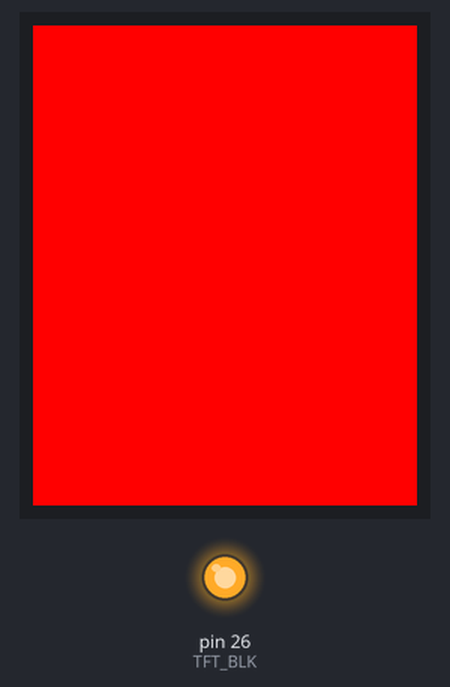
Simulated run of this sketch. Board: Arduino Mega 2560, built for the host (arithmetic inside an expression is 32-bit, double 64-bit). Shown: 128×160 colour display, output pins drawn as LEDs (lit = HIGH).

Above: at 0.2 s.
At 0.8 s:
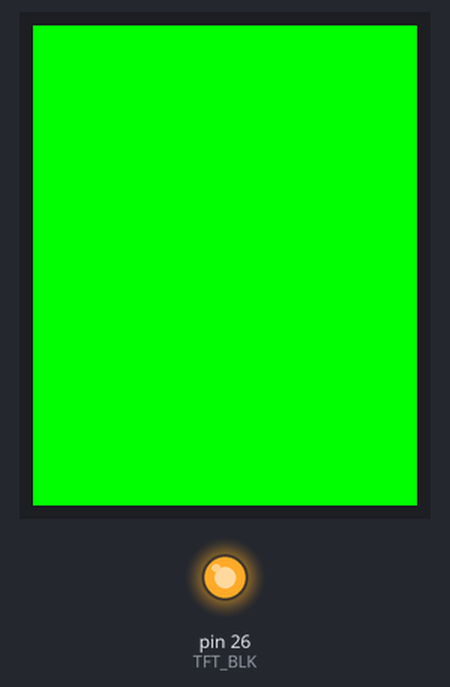
At 1.5 s:
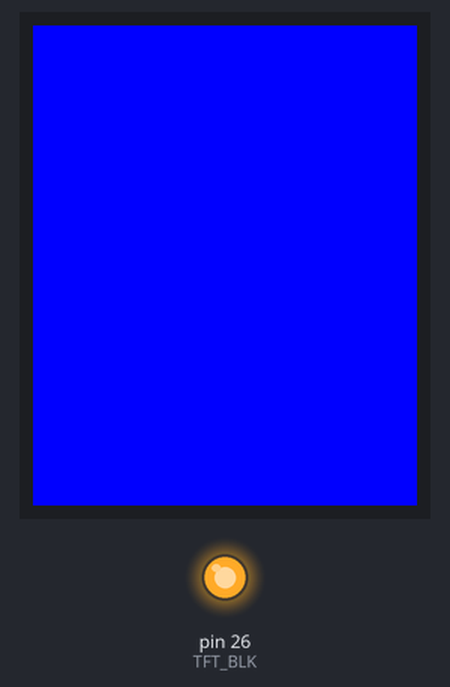
At 2.1 s:
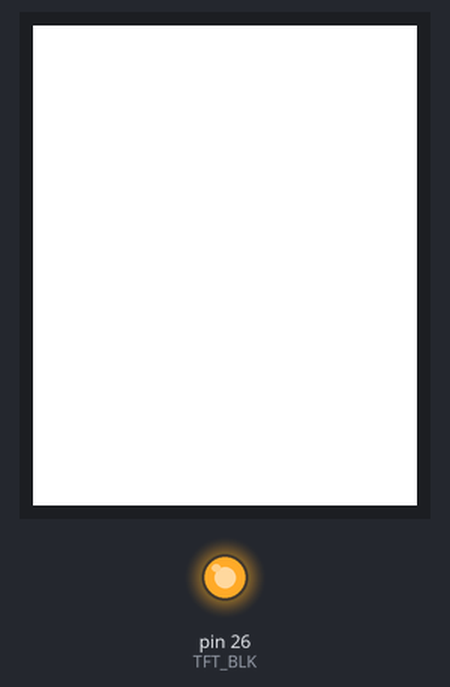
At 2.7 s:
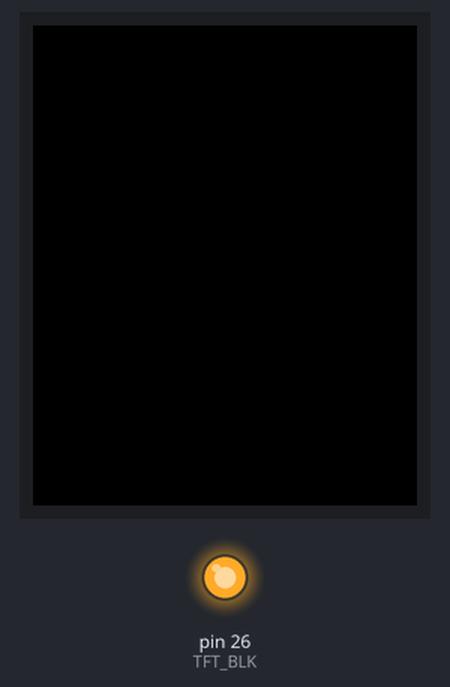
At 3.3 s:
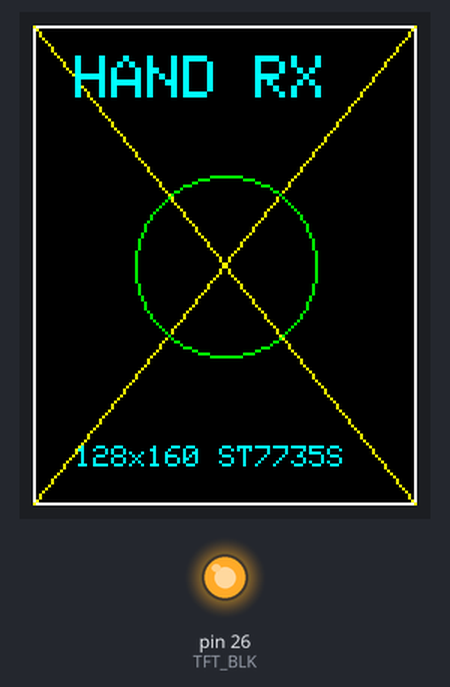

The sketch:

display_test.ino
```cpp
#include <SPI.h>
#include <Adafruit_GFX.h>
#include <Adafruit_ST7735.h>

#define TFT_SCLK 47
#define TFT_MOSI 35
#define TFT_CS   36
#define TFT_DC   48
#define TFT_RST  38
#define TFT_BLK  26

Adafruit_ST7735 tft(&SPI, TFT_CS, TFT_DC, TFT_RST);

void setup() {
  Serial.begin(115200);
  pinMode(TFT_BLK, OUTPUT);
  digitalWrite(TFT_BLK, HIGH);        // backlight on (if dark, try LOW)

  SPI.begin(TFT_SCLK, -1, TFT_MOSI, TFT_CS);
  tft.initR(INITR_BLACKTAB);          // if offset/wrong colours: INITR_GREENTAB or INITR_REDTAB
  tft.setRotation(0);                 // 128x160 portrait
  tft.setSPISpeed(20000000);
}

void loop() {
  uint16_t cols[] = {ST77XX_RED, ST77XX_GREEN, ST77XX_BLUE, ST77XX_WHITE, ST77XX_BLACK};
  for (uint16_t c : cols) { tft.fillScreen(c); delay(600); }

  tft.fillScreen(ST77XX_BLACK);
  tft.drawRect(0, 0, 128, 160, ST77XX_WHITE);   // border must touch all 4 edges
  tft.drawLine(0, 0, 127, 159, ST77XX_YELLOW);
  tft.drawLine(127, 0, 0, 159, ST77XX_YELLOW);
  tft.drawCircle(64, 80, 30, ST77XX_GREEN);
  tft.setTextColor(ST77XX_CYAN);
  tft.setTextSize(2);
  tft.setCursor(14, 10);
  tft.print("HAND RX");
  tft.setTextSize(1);
  tft.setCursor(14, 140);
  tft.print("128x160 ST7735S");
  delay(4000);
}
```

Measured:
- by itself, everything shown: repeats every 7.1 s, in 6 steps
- what the display in image 1 shows lasts 0.6 s, from 0.8 s to 1.4 s
- what the display in image 5 shows lasts 4.0 s, from 3.3 s to 7.3 s
